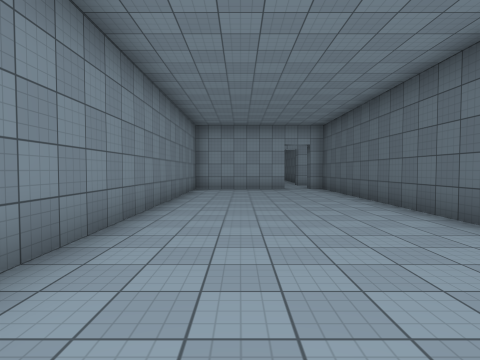
View 1 (above)

22 first-person views from a walk through a 3-D level made in the Unity game engine. The camera is 1.5 m above the floor, tilts 2° down and sees 80° across. The floor is counted in squares, 2 m on a side. Each view is taken from the middle of a square. On the plan, view 1 faces up. The plan holds only what a view shows up to about 10 squares ahead; the rest is blank. The place goes on beyond the plan. Surface patterns are stand-ins for the level's own textures.

View 2
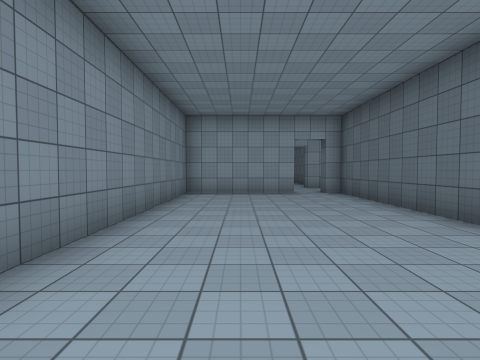

View 3
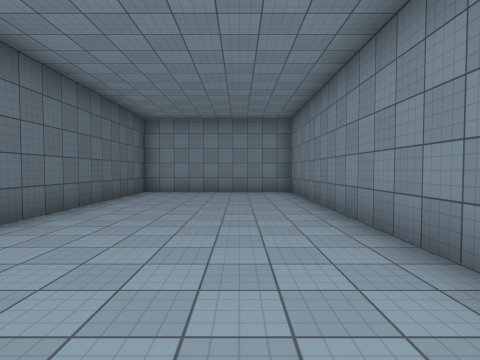

View 4
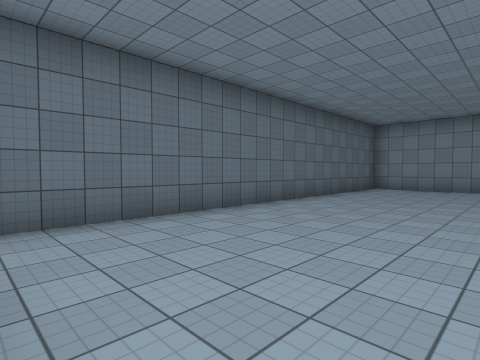

View 5
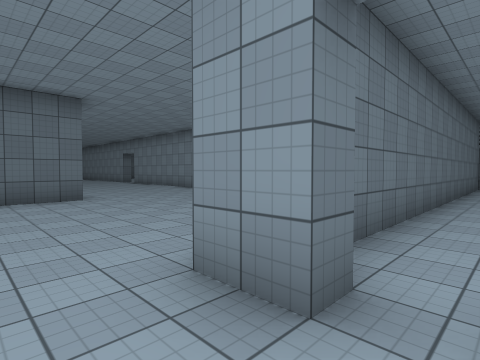

View 6
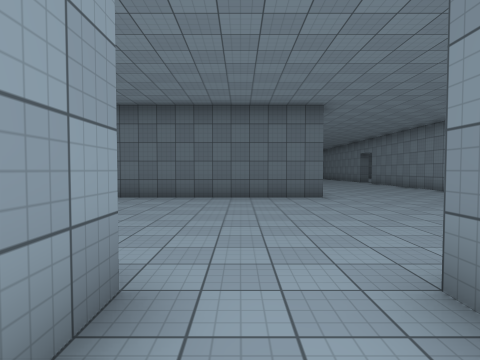

View 7
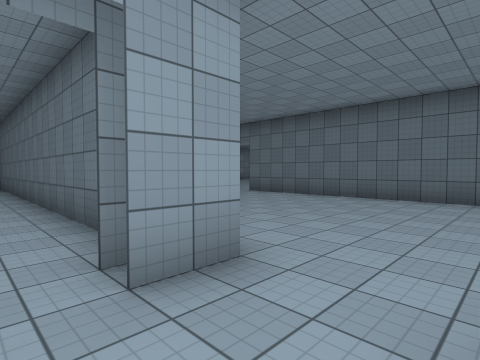

View 8
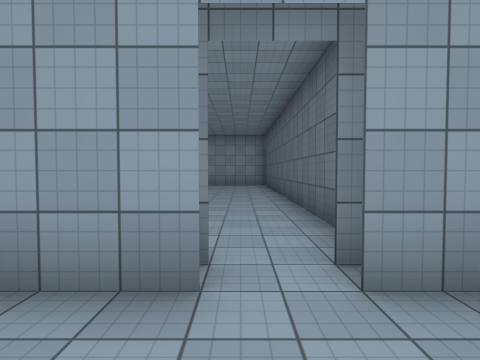

View 9
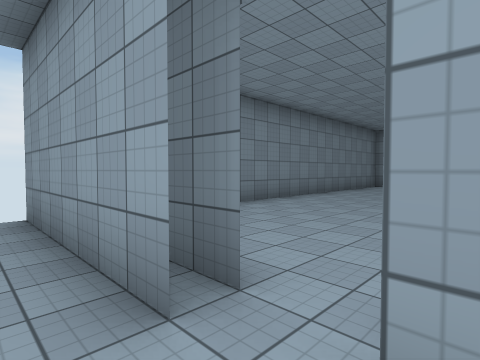

View 10
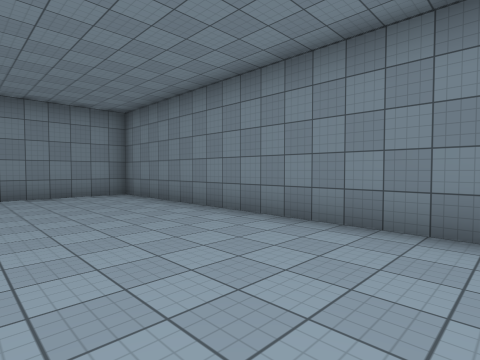

View 11
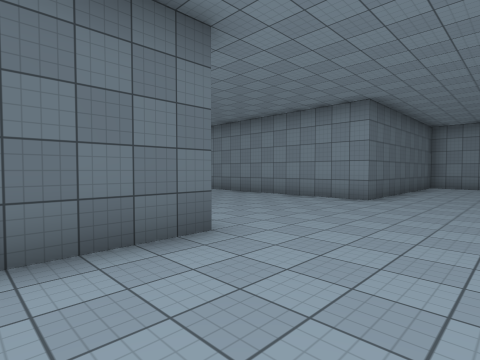

View 12
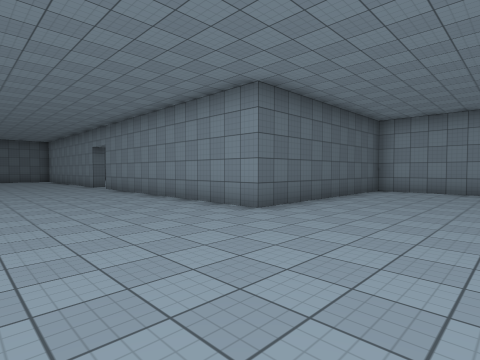

View 13
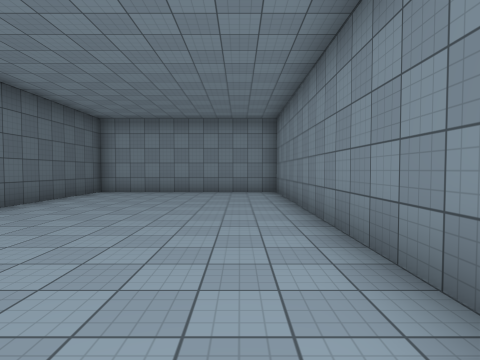

View 14
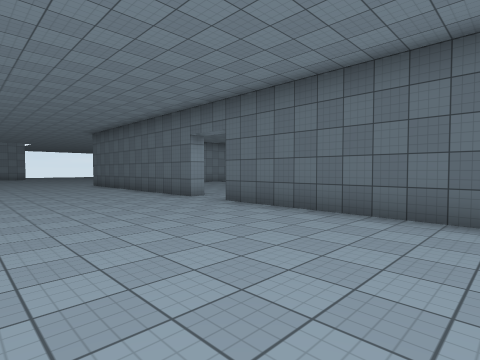

View 15
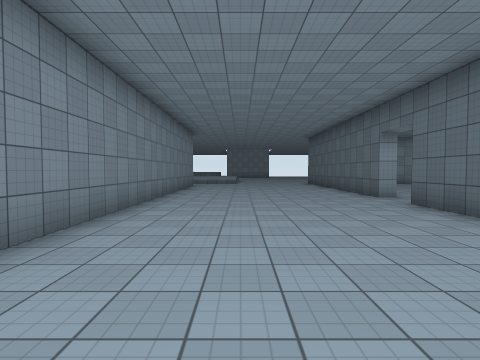

View 16
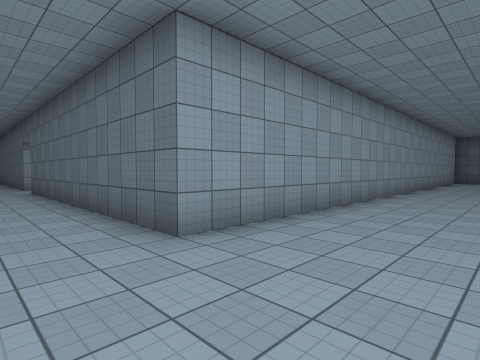

View 17
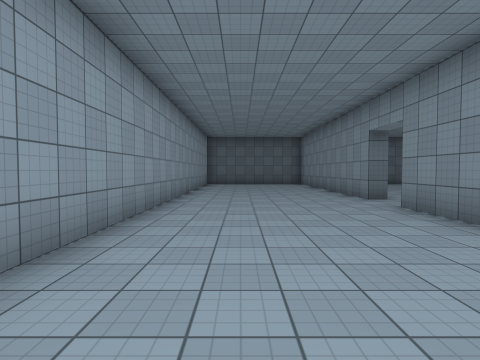

View 18
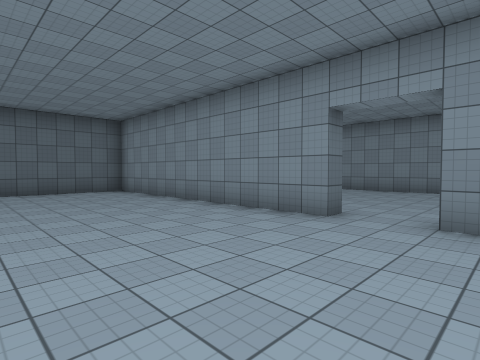

View 19
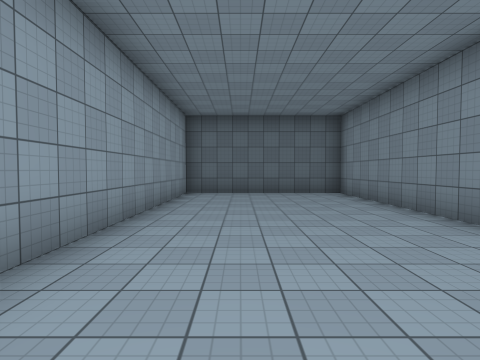

View 20
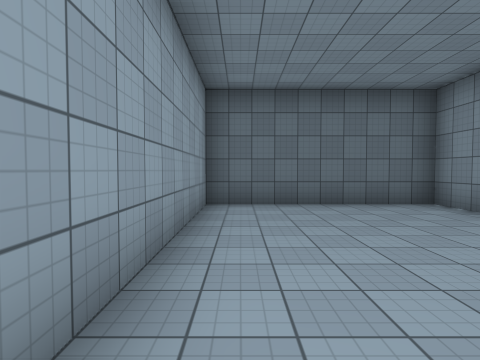

View 21
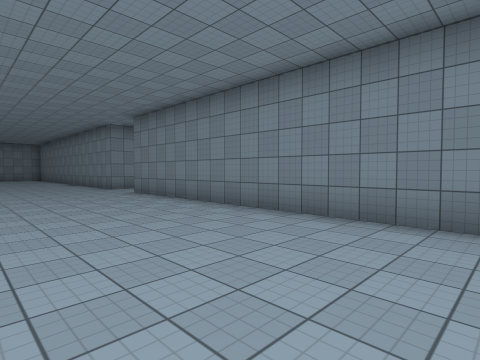

View 22
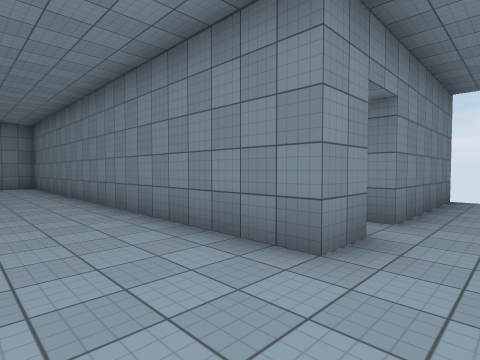

### Floor plan
Ten units are one square. View 1 is at (0, 0); x grows to the right and y downward. Boxes are objects, and circles mark ways between rooms. Rooms are numbered by the first view taken in them; rooms with no view inside come last. Other rooms are left out.
<svg viewBox="-27 -240 304 253">
<path fill="none" stroke="#000" d="M17 -117 17 -112 -17 -112 -17 8 32 8 32 -112M19 -137 -22 -137M19 -143 9 -143M27 -112 27 -117 37 -117M37 -137 28 -137M-22 -117 17 -117M32 -156 32 -235M-17 -228 -17 -143 12 -143M37 -117 37 8 97 8 97 -57 177 -57M192 -57 272 -57 272 -107 97 -107 97 -192M97 -207 97 -235M37 -230 37 -137"/>
<circle cx="20" cy="-120" r="3" fill="#2a7"/>
<circle cx="20" cy="-140" r="3" fill="#2a7"/>
<circle cx="30" cy="-125" r="3" fill="#2a7"/>
<text x="0" y="-60">1</text>
<text x="10" y="-130">2</text>
<text x="10" y="-190">3</text>
<text x="110" y="-100">4</text>
</svg>
Room 1 opens to room 2. Room 2 opens to room 3. Room 2 opens to room 4.

Where each view was taken, in squares from view 1:
view 1: 0 up, 0 right, facing up
view 2: 2 up, 0 right, facing up
view 3: 9 up, 0 right, facing down
view 4: 11 up, 1 left, facing down-right
view 5: 13 up, 2 right, facing down-right
view 6: 13 up, 2 right, facing right
view 7: 12 up, 2 right, facing up-right
view 8: 12 up, 2 right, facing up
view 9: 13 up, 3 right, facing up-left
view 10: 23 up, 2 right, facing down-left
view 11: 13 up, 7 right, facing down-right
view 12: 10 up, 6 right, facing down-right
view 13: 9 up, 5 right, facing down
view 14: 14 up, 5 right, facing up-right
view 15: 13 up, 6 right, facing up
view 16: 8 up, 8 right, facing up-right
view 17: 9 up, 12 right, facing right
view 18: 10 up, 17 right, facing down-right
view 19: 9 up, 18 right, facing right
view 20: 10 up, 21 right, facing right
view 21: 23 up, 8 right, facing down-left
view 22: 13 up, 6 right, facing down-left
